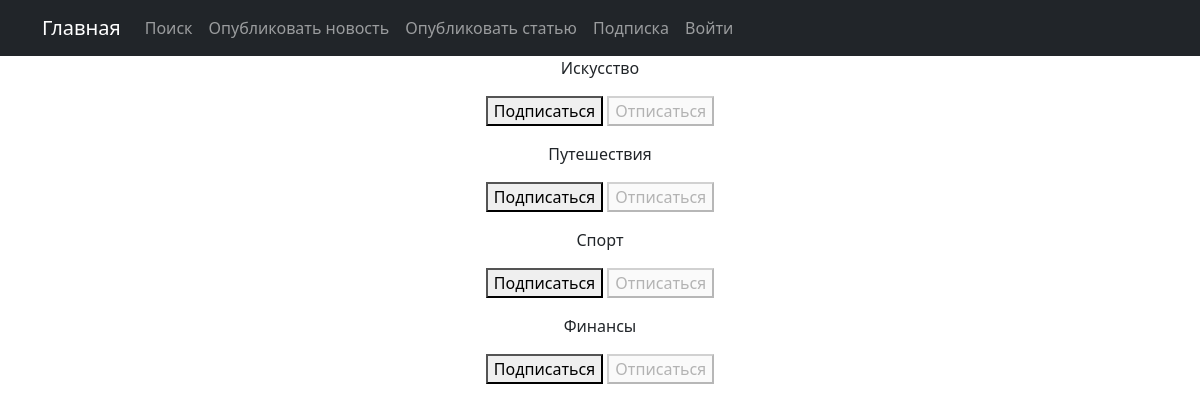
Before: /subscriptions/ (signed in) with the older database file.
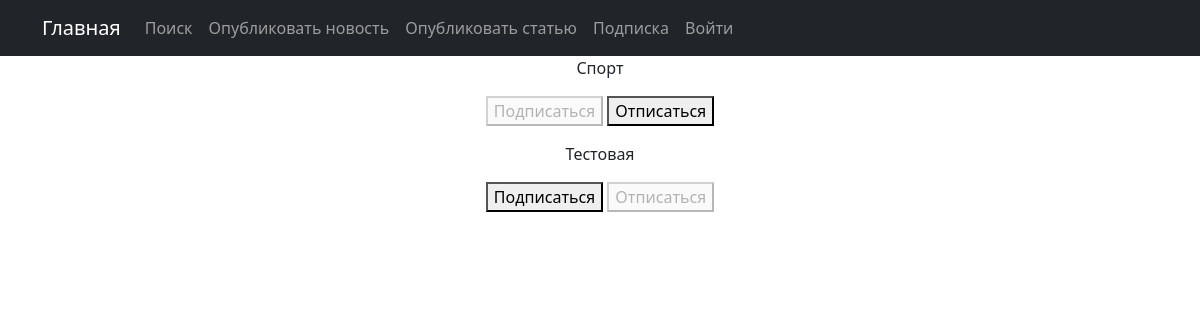
After: the same page with the newer database file.
### news/models.py (models this page shows, shortened)
class Category(models.Model):
    category_name = models.CharField(max_length=255, unique=True)

### news/views.py (the view, shortened to what this page needs)
# urls.py: path('subscriptions/', subscriptions, name='subscriptions'),
@login_required
@csrf_protect
def subscriptions(request):
    categories_with_subscriptions = Category.objects.annotate(
        user_subscribed=Exists(
            Subscription.objects.filter(
                user=request.user,
                category=OuterRef('pk'),
            )
        )
    ).order_by('category_name')
    return render(
        request,
        'subscriptions.html',
        {'categories': categories_with_subscriptions},
    )

### templates/subscriptions.html (shortened to what this page needs)
{% extends 'flatpages/default.html' %}
{% block content %}
    {% for category in categories  %}
        <p>
            {{ category.category_name }}
            <form method="post">
                {% if category.user_subscribed %}
                    <button disabled>Подписаться</button>
                    <button name="action" value="unsubscribe">Отписаться</button>
                {% else %}
                    <button name="action" value="subscribe">Подписаться</button>
                    <button disabled>Отписаться</button>
                {% endif %}
            </form>
        </p>
    {% endfor %}
{% endblock content %}

### templates/flatpages/default.html (shortened to what this page needs)
<!DOCTYPE html>
<html lang="en">
    <head>
        {% load static %}
        <link href="{% static 'css/styles.css' %}" rel="stylesheet" />
    </head>
    <body>
            <nav class="navbar navbar-expand-lg navbar-dark bg-dark static-top">
                <div class="container">
                    <a class="navbar-brand" href="/posts/">Главная</a>
                    <div class="collapse navbar-collapse" id="navbarResponsive">
                    <ul class="navbar-nav ml-auto">
                        <li class="nav-item">
                            <a class="nav-link" href="/news/search/">Поиск</a>
                        </li>
                        {% if perms.news.add_post %}
                        <li class="nav-item">
                            <a class="nav-link" href="/news/create/">Опубликовать новость</a>
                        </li>
                        <li class="nav-item">
                            <a class="nav-link" href="/article/create/">Опубликовать статью</a>
                        </li>
                        {% endif %}
                        <li class="nav-item">
                            <a class="nav-link" href="/subscriptions/">Подписка</a>
                        </li>
                        <li class="nav-item">
                            <a class="nav-link" href="/accounts/login/">Войти</a>
                        </li>
                    </ul>
                    </div>
                </div>
            </nav>
        <div class="container">
            <div class="row">
                <div class="col-lg-12 text-center">
                    {% block content %}{% endblock content %}
                </div>
            </div>
        </div>
    </body>
</html>

Changed rows visible on the page:
removed Category: category_name "Искусство", shows "Подписаться"
removed Category: category_name "Путешествия", shows "Подписаться"
removed Category: category_name "Финансы", shows "Подписаться"
added Category: category_name "Тестовая", shows "Подписаться"
